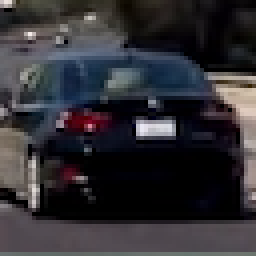
#> input picture train_data/vehicles/other/image0099.png, 64 x 64 px, found by its file name (shown 4 times larger)
$ jupyter execute --allow-errors temp.ipynb   (shell and % lines are left out)   (older library calls are emulated)
#> lines starting #> are read from the running program, lines starting #| are printed output that depends on the picture
[cell 1]
import matplotlib.image as mpimg
import matplotlib.pyplot as plt
import numpy as np
import cv2
import glob
import time
import sklearn.svm as svm
from sklearn.preprocessing import StandardScaler
from skimage.feature import hog
from sklearn.model_selection import GridSearchCV
from sklearn.model_selection import RandomizedSearchCV

[cell 2]
import numpy as np
import cv2
import matplotlib.pyplot as plt
import matplotlib.image as mpimg

class save_images ( object ):
    def __init__( self ):
        self.i = 0
    # [6 lines left out: function __call__, not called in this run]

save_images = save_images()

## creating additional test images
from moviepy.editor import VideoFileClip
output_video_name = 'test_video_output.mp4'
#> (the rest of this cell did not finish here and is left out)

## image_features_extractor

[cell 3]
class image_features_extractor:
    def __init__(self    \
        ,color_space           # Can be RGB, HSV, LUV, HLS, YUV, YCrCb
        ,orient                # HOG orientations
        ,pix_per_cell          # HOG pixels per cell
        ,cell_per_block        # HOG cells per block
        ,spatial_size          # Spatial binning dimensions
        ,spatial_feat          # Spatial features on or off
        ,hist_feat             # Histogram features on or off
        ,hog_feat              # HOG features on or off
        ,nbins                 # Number of color histogram bins
        ,bins_range
        ,debug=False
                ):

        self.color_space = color_space
        self.orient = orient
        self.pix_per_cell = pix_per_cell
        self.cell_per_block = cell_per_block
        self.spatial_size = spatial_size
        self.spatial_feat = spatial_feat
        self.hist_feat = hist_feat
        self.hog_feat = hog_feat
        self.nbins=nbins
        self.bins_range=bins_range
        self.debug =debug

    # Define a function to compute binned color features
    def bin_spatial(self,feature_image):
        # Use cv2.resize().ravel() to create the feature vector
        features = cv2.resize(feature_image, self.spatial_size).ravel()
        # Return the feature vector
        return features

    # Define a function to compute color histogram features
    def color_hist(self,feature_image):
        # Compute the histogram of the color channels separately
        channel1_hist = np.histogram(feature_image[:,:,0], bins=self.nbins, range=self.bins_range)
        channel2_hist = np.histogram(feature_image[:,:,1], bins=self.nbins, range=self.bins_range)
        channel3_hist = np.histogram(feature_image[:,:,2], bins=self.nbins, range=self.bins_range)
        # Concatenate the histograms into a single feature vector
        hist_features = np.concatenate((channel1_hist[0], channel2_hist[0], channel3_hist[0]))
#         hist_features = channel1_hist[0]

        if self.debug:
            # Generating bin centers
            bin_edges = channel1_hist[1]
            bin_centers = (bin_edges[1:]  + bin_edges[0:len(bin_edges)-1])/2
            # Plot a figure with all three bar charts
            fig = plt.figure(figsize=(12,3))
            plt.subplot(131)
            plt.bar(bin_centers, channel1_hist[0])
            plt.xlim(0, 256)
            plt.title('Channel 0 Histogram')
            plt.subplot(132)
            plt.bar(bin_centers, channel2_hist[0])
            plt.xlim(0, 256)
            plt.title('Channel 1 Histogram')
            plt.subplot(133)
            plt.bar(bin_centers, channel3_hist[0])
            plt.xlim(0, 256)
            plt.title('Channel 2 Histogram')
            plt.show()

        # Return the individual histograms, bin_centers and feature vector
        return hist_features

    def get_hog_features(self, feature_image):
        if self.debug:
            # feature_image is 1 channel image
            hog_features ,hog_image    = hog(feature_image,
                                  orientations=self.orient,
                                  pixels_per_cell=(self.pix_per_cell, self.pix_per_cell),
                                  cells_per_block=(self.cell_per_block, self.cell_per_block),
                                  block_norm='L2-Hys',
                                  transform_sqrt=True,
                                  visualise=True, feature_vector=True)

            plt.imshow(hog_image)
            plt.title("Histogram of Oriented Gradients")
            plt.axis("off")
            plt.show()
            return hog_features


        else:
            # feature_image is 1 channel image
            hog_features     = hog(feature_image,
                                  orientations=self.orient,
                                  pixels_per_cell=(self.pix_per_cell, self.pix_per_cell),
                                  cells_per_block=(self.cell_per_block, self.cell_per_block),
                                  block_norm='L2-Hys',
                                  transform_sqrt=True,
                                  visualise=False, feature_vector=True)
            return hog_features


    def get_all_features (self, img):
        if self.debug:
            print( "get_all_features image shape "+ str(img.shape))
        if self.color_space != 'RGB':
            if self.color_space == 'HSV':
                feature_image = cv2.cvtColor(img, cv2.COLOR_RGB2HSV)
            elif self.color_space == 'LUV':
                feature_image = cv2.cvtColor(img, cv2.COLOR_RGB2LUV)
            elif self.color_space == 'HLS':
                feature_image = cv2.cvtColor(img, cv2.COLOR_RGB2HLS)
            elif self.color_space == 'YUV':
                feature_image = cv2.cvtColor(img, cv2.COLOR_RGB2YUV)
            elif self.color_space == 'YCrCb':
                feature_image = cv2.cvtColor(img, cv2.COLOR_RGB2YCrCb)
        else:
            feature_image = np.copy(img)

        if self.debug:
            f, (ax1, ax2,ax3) = plt.subplots(1, 3, figsize=(24, 9))
            f.tight_layout()


            ax1.imshow(feature_image[:,:,0],cmap="gray")
            ax1.set_title("Image in format " + self.color_space + " channel 0 ")
            ax1.axis('off')

            ax2.imshow(feature_image[:,:,1],cmap="gray")
            ax2.set_title("Image in format " + self.color_space+ " channel 1 ")
            ax2.axis('off')

            ax3.imshow(feature_image[:,:,2],cmap="gray")
            ax3.set_title("Image in format " + self.color_space+ " channel 2 ")
            ax3.axis('off')

            plt.subplots_adjust(left=0., right=1, top=0.9, bottom=0.)
            plt.show()


        img_features = []

        if self.spatial_feat == True:
            img_features.append(self.bin_spatial(feature_image))

        if self.hist_feat == True:
            img_features.append(self.color_hist(feature_image))

        if self.hog_feat == True:
            hog_features = []
            for channel in range(feature_image.shape[2]):
                temp = self.get_hog_features(feature_image[:,:,channel])
                hog_features.extend(temp)
            img_features.append(hog_features)

        #9) Return concatenated array of features
    #     print (img_features)
        return np.concatenate(img_features)

### Car Detector from images ( train & prediction )

[cell 4]
class image_car_detector:
    def __init__(self, extractor,
                 cars_folder='vehicles',
                 notcars_folder='non-vehicles',
                 limit_images=None):
        self.cars_folder    = cars_folder
        self.notcars_folder = notcars_folder

        self.car_images_list     = []
        self.notcars_images_list = []
        self.extractor = extractor

        self.car_features = []
        self.notcar_features = []
        self.limit_images = limit_images


    def load_images_list(self):
        self.car_images_list     = []
        self.notcars_images_list = []

        # loading cars
        for subfolder in glob.glob(self.cars_folder + '/*'):
          print ("subfolder = " + subfolder)
          for image  in  glob.glob(subfolder+'/*'):
               self.car_images_list.append(image)

        # loading non cars
        for subfolder in glob.glob(self.notcars_folder+ '/*'):
          for image  in  glob.glob(subfolder+'/*'):
               self.notcars_images_list.append(image)

    # Define a function to extract features from a list of images
    # Have this function call bin_spatial() and color_hist()
    def extract_imgs_features(self):
        # Iterate through the list of images
        if self.limit_images:
            x_limit = self.limit_images
            print (" limiting the number of images to " + str(x_limit))
        else:
            x_limit = len(self.car_images_list)
            print (" processing " + str(x_limit) +" images "  )

#         x_limit = 100
        print ( " ")
        print (" Extracting features from cars ....")
        # CARS FEATURES
        self.car_features = []


        for file in self.car_images_list[:x_limit]:
            image = cv2.imread(file)
            image = cv2.cvtColor(image, cv2.COLOR_BGR2RGB)

            self.car_features.append(self.extractor.get_all_features(image))

        print (" .. completed ( features per image = " + str(len(self.car_features[0])) + ")")


        print ( " ")
        print (" Extracting features from non cars ....")
        # NOT CAR FEATURES
        self.notcar_features = []
        # Iterate through the list of images
        for file in self.notcars_images_list[:x_limit]:
            image = cv2.imread(file)
            image = cv2.cvtColor(image, cv2.COLOR_BGR2RGB)
            self.notcar_features.append(self.extractor.get_all_features(image))
        print (" .. completed ( features per image = " + str(len(self.notcar_features[0])) + ")")

        print (" ")


    def detector_train(self, parameters=[1, 10]):
        print ( "Starting the training ....")
        if len(self.car_features) == 0:
            print ( " ... extracting the features ")
            self.extract_imgs_features()

        X = np.vstack((self.car_features, self.notcar_features)).astype(np.float64)

        print (".....Scaling...")
        # Fit a per-column scaler
        self.X_scaler = StandardScaler().fit(X)
        # Apply the scaler to X
        scaled_X = self.X_scaler.transform(X)

        y = np.hstack((np.ones(len(self.car_features)), np.zeros(len(self.notcar_features))))

        from sklearn.model_selection import train_test_split

        # Split up data into randomized training and test sets
        rand_state = np.random.randint(0, 100)
        X_train, X_test, y_train, y_test = train_test_split(
            scaled_X, y, test_size=0.2, random_state=rand_state)


        #################
        # #### START TRAINING
        #################
        from sklearn.svm import LinearSVC
        from sklearn.svm import SVC

        import time

        print ( "Start training ... ")
        t=time.time()

#         self.clf = svm.LinearSVC()

        ### Grid search SVC
        Cs = [0.001, 0.01, 0.1, 1, 10]
        gammas = [0.001, 0.01, 0.1, 1]
        param_grid = {'C': Cs, 'gamma' : gammas}
        self.clf = GridSearchCV(SVC(kernel='rbf'), param_grid)
        self.clf.fit(X_train, y_train)

#         self.clf = SVC(kernel='poly')
#         self.clf.fit(X_train, y_train)

        t2 = time.time()
        print(round(t2-t, 2), 'Seconds to train SVC...')

        # Check the score of the SVC
        print('Test Accuracy of SVC = ', round(self.clf.score(X_test, y_test), 4))

    # [9 lines left out: function save_classifier, not called in this run]

    def load_classifier(self):
        import pickle
        # save the classifier
        with open('car_detection_classifier.pkl', 'rb') as fid:
            self.clf = pickle.load(fid)
        with open('X_scaler.pkl', 'rb') as fid:
            self.X_scaler = pickle.load(fid)

        print (" .. classifier loaded ")


    # [28 lines left out: function search_windows, not called in this run]

[cell 5]
from sklearn.svm import SVC

[cell 6]
import cv2
image = cv2.imread('vehicles/other/image0099.png')
#> image is the input picture: shape (64, 64, 3); mean B, G, R 52.2, 47.6, 49.2
print ( image.shape)
#| (64, 64, 3)
# image = cv2.imread('test_images/test1.jpg')
image = cv2.cvtColor(image, cv2.COLOR_BGR2RGB)
# color space = RGB, HSV, LUV, HLS, YUV, YCrCb
extractor = image_features_extractor(color_space= 'RGB' #'YCrCb'
                                    ,pix_per_cell=8
                                    ,cell_per_block=2

                                    ,orient=9
                                    ,spatial_feat = True     # Spatial features on or off
                                    ,hist_feat = True        # Histogram features on or off
                                    ,hog_feat = True
                                    ,spatial_size = (32, 32)
                                    ,bins_range=(0, 256)
                                    ,nbins=32
                                    , debug=True
                                    )
plt.imshow(image)
plt.axis("off")
plt.show()

all_features = extractor.get_all_features(image)
#| get_all_features image shape (64, 64, 3)
#> in get_all_features, `plt.show()`:
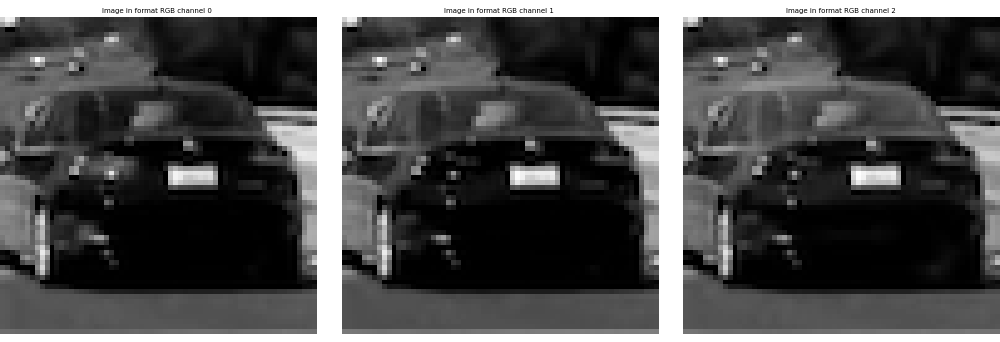
#> figure drawn by matplotlib, 3 panels
#> in bin_spatial, `features = cv2.resize(feature_image, self.spatial_size).ravel()`: features = 3072 values, max 216 at index 1338, min 0 at index 274, mean 49.77
#> in color_hist, `hist_features = np.concatenate((channel1_hist[0], channel2_hist[0], ch..`: hist_features = 96 values, max 1198 at index 32, min 0 at index 31, mean 128
#> in color_hist, `bin_edges = channel1_hist[1]`: bin_edges = 33 values from 0 to 256
#> in color_hist, `bin_centers = (bin_edges[1:]  + bin_edges[0:len(bin_edges)-1])/2`: bin_centers = 32 values from 4 to 252
#> in color_hist, `plt.show()`:
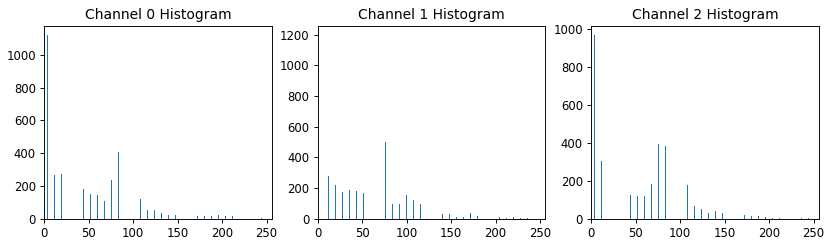
#> figure drawn by matplotlib, 3 panels; panel 1: tallest bar 1122 high, from x = 3.6 to 4.4; panel 2: tallest bar 1198 high, from x = 3.6 to 4.4; panel 3: tallest bar 965 high, from x = 3.6 to 4.4
#> the loop in get_all_features, `for channel in range(feature_image.shape[2]):` made 3 passes
#> pass 1, in get_hog_features, `plt.show()`:
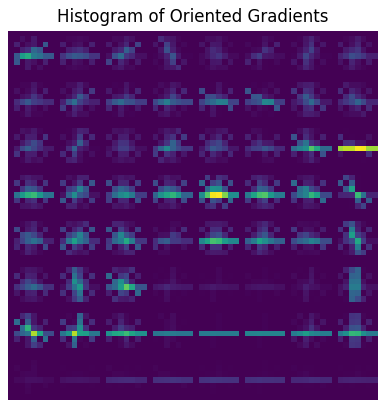
#> figure drawn by matplotlib, 1 panel
#> after the loop in get_all_features, `for channel in range(feature_image.shape[2]):`: hog_features = 5292 values, max 0.657 at index 1426, min 0 at index 1, mean 0.125
#> all_features = 8460 values, max 1198 at index 3104, min 0 at index 274, mean 19.6

[cell 7]
extractor.debug = False

detector = image_car_detector(extractor) #, limit_images= 2000)

detector.load_images_list()

#> (the rest of this cell did not finish here and is left out)

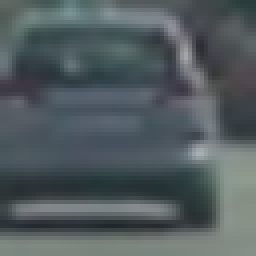
#> input picture vehicles/GTI_Far/image0006.png, 64 x 64 px (shown 4 times larger)
#> in extract_imgs_features, image is the input picture: shape (64, 64, 3); mean B, G, R 95.1, 91.9, 82.2
#|  .. completed ( features per image = 8460)

#> (a cell that did not finish here is left out)

[cell 9]
class window_extractor:
    # [68 lines left out: functions __init__, get_windows, draw_boxes, not called in this run]

[cell 10]
from scipy.ndimage.measurements import label

class heat_map:
    # [41 lines left out: functions __init__, add_heat, apply_threshold, draw_labeled_bboxes, not called in this run]
        # Return the image

### Defining the class pipeline

[cell 11]
class pipeline:
    def __init__(self, extractor, debug=False):
        self.detector = image_car_detector(extractor)
        self.detector.load_classifier()
        self.debug= debug


    # [188 lines left out: functions searchfor_windows_first, searchfor_windows_second, search_cars_by_steps, not called in this run]

#> (a cell that did not finish here is left out)

#> (reads car_detection_classifier.pkl from the repository)

[cell 13]
import cv2
image = mpimg.imread('test_images2/image30.jpg')
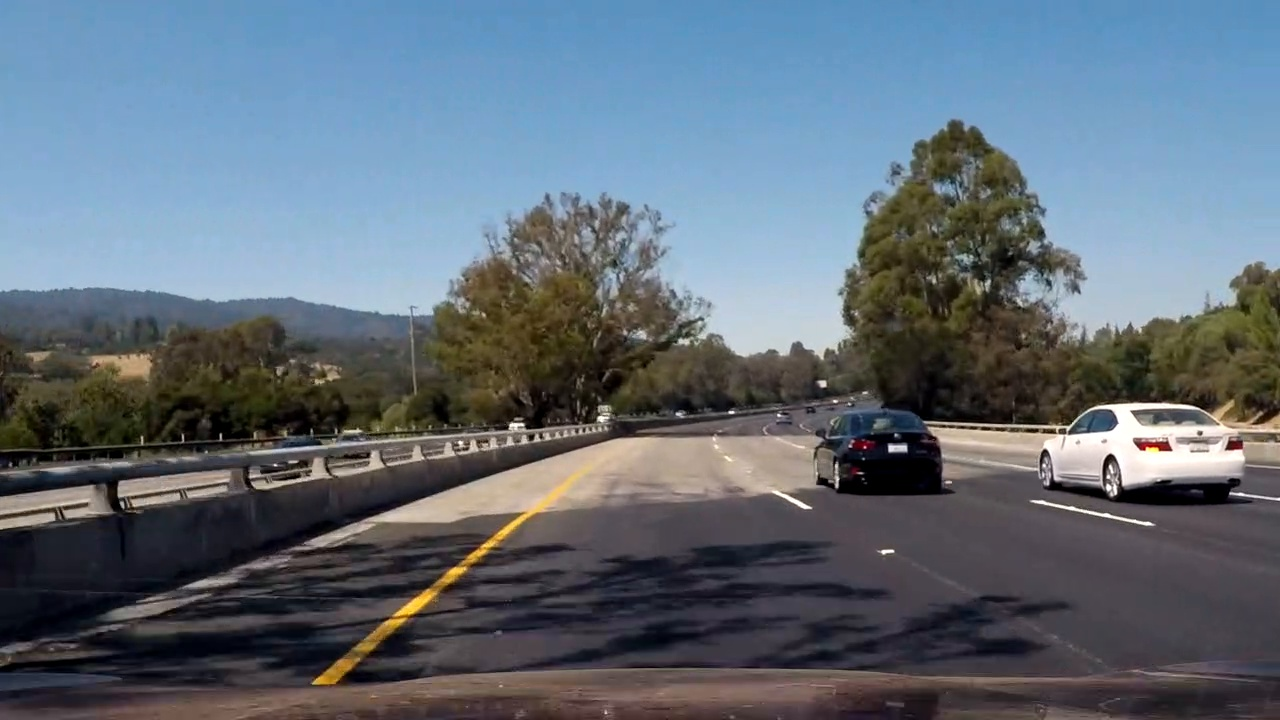
#> input picture test_images2/image30.jpg, 1280 x 720 px
#> image is the input picture: shape (720, 1280, 3); mean R, G, B 96.7, 108.4, 119.7

#> (the rest of this cell did not finish here and is left out)

#> (a cell that did not finish here is left out)
